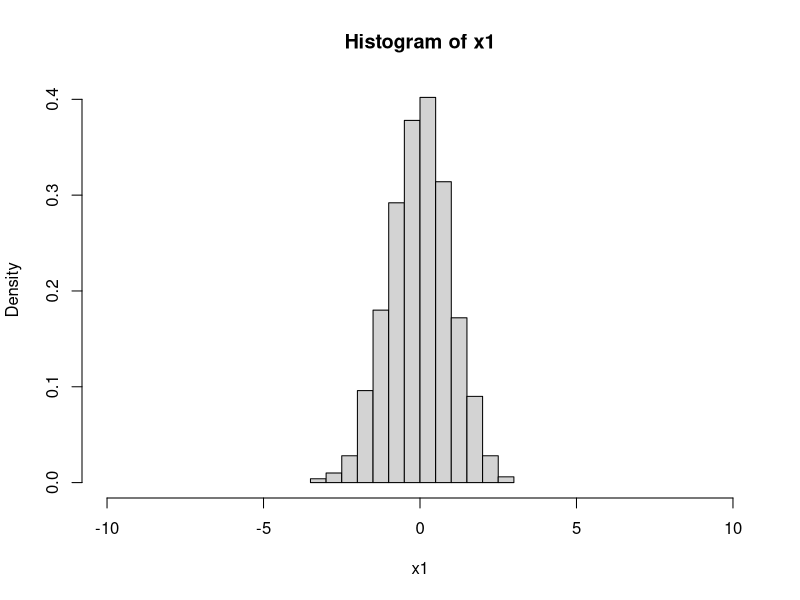
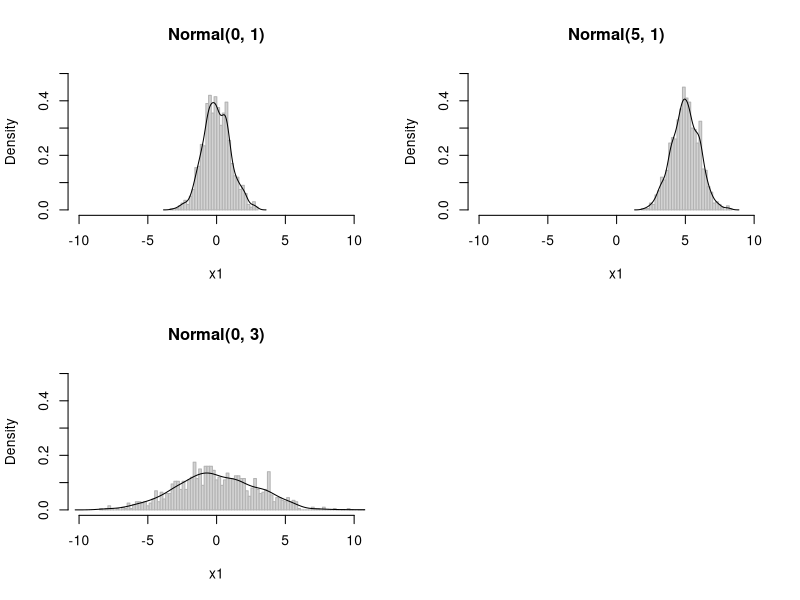
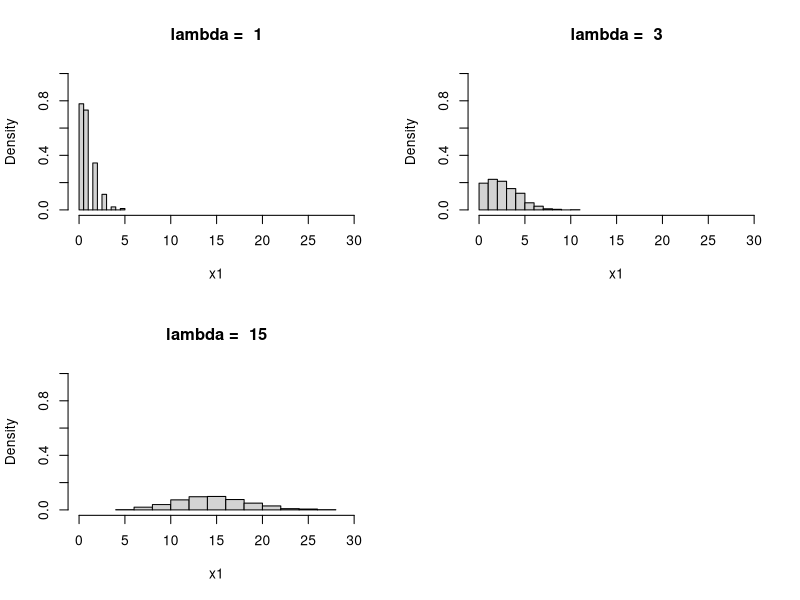

Recreate these plots in R, in order.
## Paul Johnson
## 2014-02-05

## Distributions: Where are the knobs? What does it mean to turn
## them

set.seed(1000)


## Normal distribution. The knobs are m and s, the "true mean"
## and "true standard deviation", which might also be called
## "mu" and "sigma"
x1 <- rnorm(1000, m = 0, s = 1)
hist(x1, xlim = c(-10, 10), prob = TRUE)


parms <- list(c( m = 0, s = 1), c(m = 5, s = 1), c(m = 0, s = 3))

dev.off()
par(mfrow = c(2,2))
for(i in 1:3){
    x1 <- rnorm(1000, m = parms[[i]]["m"], s = parms[[i]]["s"])
    hist(x1, xlim = c(-10, 10), ylim = c(0, 0.5),  prob = TRUE,
         breaks = seq(min(x1) - 0.2, max(x1) + 0.2, by = 0.2), 
         main = paste0("Normal(", parms[[i]]["m"],", ", parms[[i]]["s"], ")"),
         border = "gray70")
    lines(density(x1))
}
    

dev.off()
par(mfrow = c(2,2))

for(i in c(1, 3, 15)){

    x1 <- rpois(1000, lambda = i)
    hist(x1, xlim = c(0, 30), ylim = c(0, 1),  prob = TRUE,
         main = paste("lambda = ", i))
}
